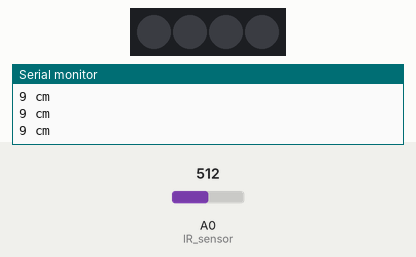
Bench run of a sketch on a simulated Arduino Uno, built with avr-gcc and run on an emulated ATmega328P. On the bench: 4 RGB LEDs in strip order, left to right, the last lines printed to the serial monitor. Inputs (shaded band) come from the test bench; at power-on: A0 (IR_sensor) = 512. Dim RGB values are drawn brighter than linear.

Above: at 1.2 s.
1.3 s: A0 (IR_sensor) set to 216
4.3 s: A0 (IR_sensor) set to 186
At 4.66 s:
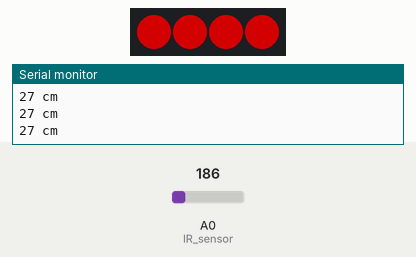
7.3 s: A0 (IR_sensor) set to 121
10.2 s: A0 (IR_sensor) set to 98
At 12.2 s:
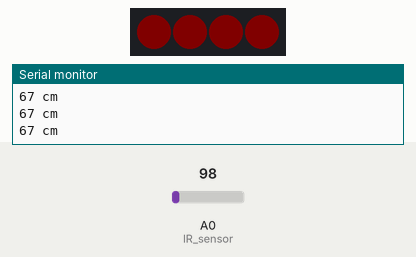
12.5 s: A0 (IR_sensor) set to 900
At 13.6 s:
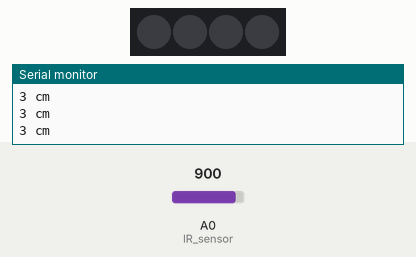
14.1 s: A0 (IR_sensor) set to 716
At 14.34 s:
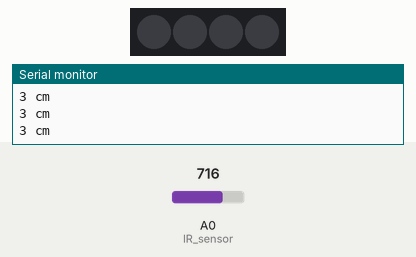
Timing chart, 0 to 18.1 s (numbered marks = the images above; inputs shaded):
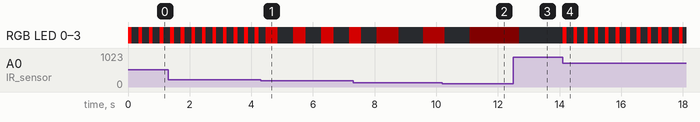

The sketch:

IR_sensor_NEOPIXEL.ino
```cpp
#include <Adafruit_NeoPixel.h>
#define PIN 6

int IR_sensor = A0; // IR센서
Adafruit_NeoPixel strip = Adafruit_NeoPixel(4, PIN, NEO_GRB + NEO_KHZ800);

void setup ()
{
  Serial.begin (9600);  // 시리얼 모니터를 사용하기 위해 보드레이트를 9600으로 설정합니다.
  pinMode (IR_sensor, INPUT);
  strip.begin(); //네오픽셀을 초기화하기 위해 모든LED를 off시킨다
  strip.show();
}

long gp2y0a21yk (long IR_value)
{
  if (IR_value < 10) IR_value = 10;

  return ((67870.0 / (IR_value - 3.0)) - 40.0)/10;
}

//NeoPixel에 달린 LED를 각각 주어진 인자값 색으로 채워나가는 함수
void colorWipe(uint32_t c, uint8_t wait) {
  for(uint16_t i=0; i<strip.numPixels(); i++) {
      strip.setPixelColor(i, c);
      strip.show();
      delay(wait);
  }
}


void loop ()
{
  long IR_value = analogRead(IR_sensor);
  long IR_range = gp2y0a21yk(IR_value);

if (IR_range >= 60) {
  colorWipe(strip.Color(5, 0, 0), 0); //빨간색 출력
  delay(300);
}

else if (IR_range >= 45 && IR_range < 60) {
  colorWipe(strip.Color(50, 0, 0), 0); //빨간색 출력
delay(700);
  colorWipe(strip.Color(0, 0, 0), 0); //빨간색 출력
delay(700);
}

else if (IR_range >= 30 && IR_range < 45) {
  colorWipe(strip.Color(125, 0, 0), 0); //빨간색 출력
delay(400);
  colorWipe(strip.Color(0, 0, 0), 0); //빨간색 출력
delay(400);
}

else if (IR_range >= 5 && IR_range < 30) {
  colorWipe(strip.Color(255, 0, 0), 0); //빨간색 출력
delay(120);
  colorWipe(strip.Color(0, 0, 0), 0); //빨간색 출력
delay(120);
}

else {
  colorWipe(strip.Color(0, 0, 0), 0); //빨간색 출력

}


  Serial.print (IR_range);
  Serial.println (" cm");
  Serial.println ();
  delay (100);


}
```

Measured:
- the behaviour switches between 203 and 202 on A0 (IR_sensor) (found by bisection; images 0 and 1)
- after the input at 12.5 s, RGB LED 0–3: RGB(5, 0, 0) → off after 0.19 s
- after the input at 14.1 s, RGB LED 0–3: alternates RGB(255, 0, 0) for 0.12 s and off for 0.22 s, starting at once
